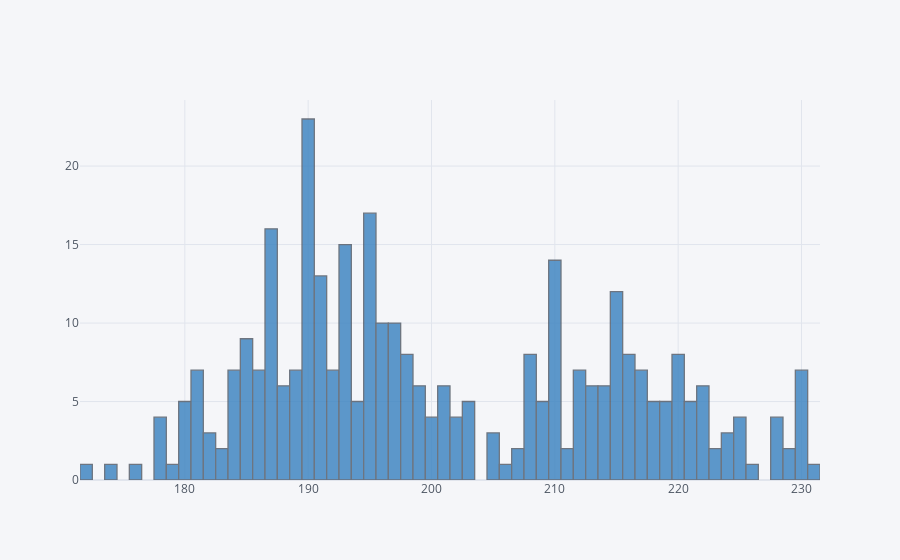

Notebook source saved alongside this figure:
### Code cell
df["flipper_length_mm"].iplot(kind="hist", bins = 100, color = "blue")

### Figure 1 — Plotly figure (JSON) as saved in the notebook; plotly's stock layout.template omitted (floating-point values rounded to 4 significant figures; data arrays with more than 128 entries replaced by an {"elided": "..."} marker saying what was removed)
{"data": [{"histfunc": "count", "histnorm": "", "marker": {"color": "rgba(55, 128, 191, 1.0)", "line": {"color": "#4D5663", "width": 1.3}}, "name": "flipper_length_mm", "nbinsx": 100, "opacity": 0.8, "orientation": "v", "type": "histogram", "x": {"elided": "344 float values"}}], "layout": {"barmode": "overlay", "legend": {"bgcolor": "#F5F6F9", "font": {"color": "#4D5663"}}, "paper_bgcolor": "#F5F6F9", "plot_bgcolor": "#F5F6F9", "title": {"font": {"color": "#4D5663"}}, "xaxis": {"gridcolor": "#E1E5ED", "showgrid": true, "tickfont": {"color": "#4D5663"}, "title": {"font": {"color": "#4D5663"}, "text": ""}, "zerolinecolor": "#E1E5ED"}, "yaxis": {"gridcolor": "#E1E5ED", "showgrid": true, "tickfont": {"color": "#4D5663"}, "title": {"font": {"color": "#4D5663"}, "text": ""}, "zerolinecolor": "#E1E5ED"}}}
